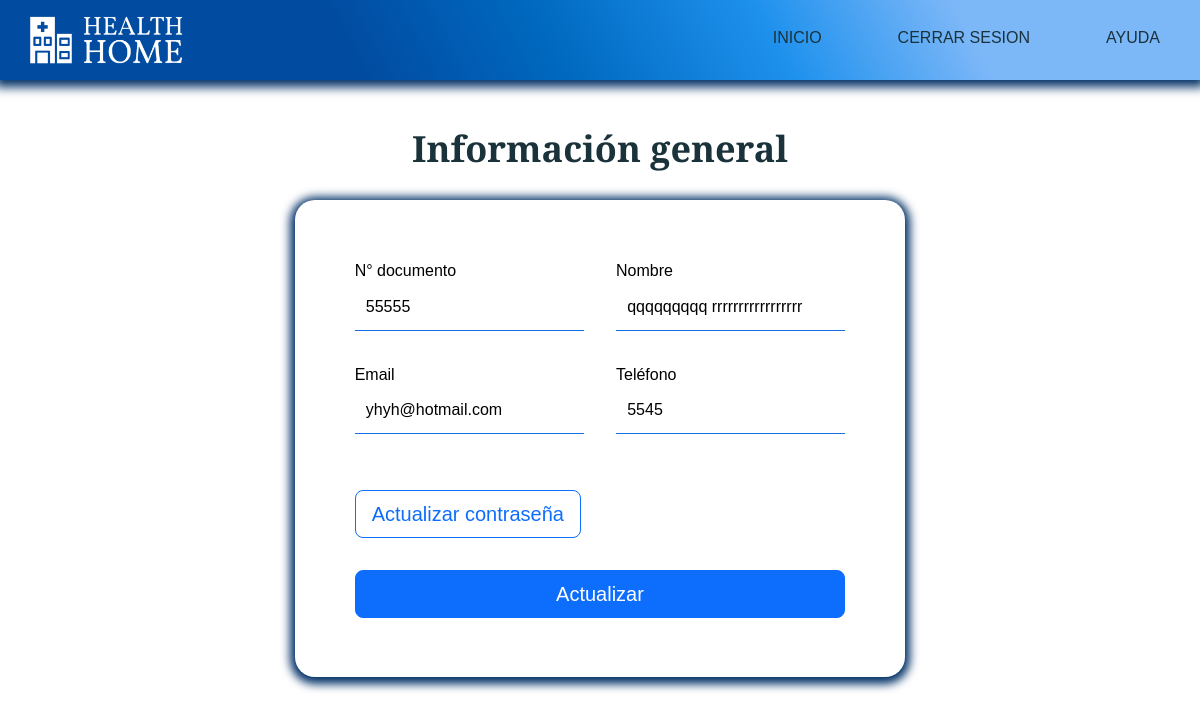
Screenshot of /index.php?c=Auxiliar&a=actualizar_aux (signed in) with the database file from the repository.
### tables this page shows
CREATE TABLE `auxiliar` (
  `id_auxiliar` int(20) NOT NULL,
  `id_tipo_doc` varchar(5) NOT NULL,
  `num_doc_aux` varchar(20) NOT NULL,
  `nombres_aux` varchar(40) NOT NULL,
  `apellidos_aux` varchar(40) NOT NULL,
  `tel_aux` bigint(10) NOT NULL,
  `correo_aux` varchar(30) NOT NULL,
  `estado_aux` tinyint(1) NOT NULL,
  `pass_aux` varchar(220) NOT NULL,
  `create_aux` datetime NOT NULL DEFAULT current_timestamp()
);

### config/database.php (called while the page is built)
<?php
	class Conectar {
		public static function conexion(){
			$conexion = mysqli_connect("localhost", "root", "", "clinica_health_home");
			return $conexion;
		}
	}
?>

### models/AuxiliarModel.php (called while the page is built, shortened)
<?php
	class Auxiliar_model {
		private $db;
		public function __construct(){
			$this->db = Conectar::conexion();
		}
		public function get_aux($id_aux){
			$sql = "SELECT * FROM auxiliar WHERE id_auxiliar=$id_aux LIMIT 1";
			$resultado = $this->db->query($sql);
			$row = $resultado->fetch_assoc();
			return $row;
		}
	}
?>

### views/auxiliar_admin/update_info_aux/update_aux.php (the view, shortened to what this page needs)
<!DOCTYPE html>
<html lang="es">
<head>
    <link href="https://cdn.jsdelivr.net/npm/bootstrap@5.2.0-beta1/dist/css/bootstrap.min.css" rel="stylesheet">
    <link rel="stylesheet" href="assets/css/estilos.css">
</head>
<body>
    <header>
        <div class="container__menu">
            <div class="logo">
                <img src="assets/images/Logo2.png" alt="">
            </div>
            <div class="menu">
                <nav id="nav">
                    <ul>
                        <li><a href="index.php?c=Auxiliar&a=index" >Inicio</a></li>
                        <li><a href="index.php?c=Auxiliar&a=cerrarsesion">Cerrar sesion</a></li>
                        <li><a href="index.php?c=Administrador&a=ayuda" >ayuda</a></li>
                    </ul>
                </nav>
            </div>
        </div>
    </header>
    <main>
        <div class="container__cover">
            <div class="cover">
                <div class="caja3">
                    <h1 class="titulo1">Información general</h1>
                    <div class="contact-wrapper animated bounceInUp">
                        <div class="contact-form">
                            <form action="index.php?c=Auxiliar&a=modificar_aux" method="POST">
                                <p>
                                    <label>N° documento</label>
                                    <input type="number" name="num_doc" value="<?php echo $data["auxiliar"]["num_doc_aux"];?>" disabled>
                                </p>
                                <p>
                                    <label>Nombre</label>
                                    <input type="text" name="fullnombre" value="<?php echo $data["auxiliar"]["nombres_aux"]." ".$data["auxiliar"]["apellidos_aux"]?>" disabled>
                                </p>
                                <p>
                                    <label>Email</label>
                                    <input type="email" name="correo_aux" id="correo_aux" value="<?php echo $data["auxiliar"]["correo_aux"]?>" required>
                                </p>
                                <p>
                                    <label>Teléfono</label>
                                    <input type="number" name="tel_aux" id="tel_aux" value="<?php echo $data["auxiliar"]["tel_aux"];?>" required>
                                </p>
                                <p>
                                    <label><br></label>
                                    <a href="index.php?c=Auxiliar&a=actualizar_pass" class="btn btn-outline-primary btn-lg btn-block">Actualizar contraseña</a>
                                </p>
                                <p class="block d-grid gap-2">
                                <button class="btn btn-primary btn-lg btn-block" name="registrar" id="registrar" type="submit">Actualizar</button>
                                </p>
                            </form>
                        </div>
                    </div>
                </div>
            </div>
        </div>
    </main>
</body>
</html>

### assets/css/estilos.css (style rules this page uses)
* { margin: 0; padding: 0; box-sizing: border-box; }
html { height: 100%; }
body { font-family: 'Montserrat', sans-serif; min-height: 100%; }
header { box-shadow: 0px 2px 10px 5px rgb(1, 48, 102); width: 100%; height: 80px; position: fixed; z-index: 1; padding: 40px; background: linear-gradient(62deg, rgba(1, 75, 160, 1) 29%, rgba(0, 105, 192, 1) 46%, rgba(30, 145, 237, 1) 64%, rgba(124, 183, 248, 1) 80%); }
.container__menu { max-width: 1200px; height: 100%; margin: auto; display: flex; justify-content: space-between; }
.logo { height: 100%; display: flex; align-items: center; }
.logo img { width: 170px; }
.menu { display: flex; align-items: center; margin-top: 11px; }
.menu ul { display: flex; }
.menu ul li { list-style: none; margin-left: 36px; }
.menu ul li a { font-family: 'Merriweather Sans', sans-serif; text-decoration: none; font-size: 16px; color: #1A323A; text-transform: uppercase; }
header nav ul li { padding: 10px 20px; -webkit-transition: all 500ms ease; -o-transition: all 500ms ease; transition: all 500ms ease; }
.container__cover { width: 100%; background-image: white; background-position: right; background-repeat: no-repeat; padding: 21px; }
.cover { max-width: 1200px; height: 100%; margin: auto; display: flex; align-items: center; justify-content: space-between; }
.container__cover .caja3 { max-width: 100%; justify-content: center; margin-left: auto; margin-right: auto; align-content: center; align-items: center; margin-top: 106px; }
.container__cover .caja3 h1 { font-family: 'Merriweather Sans', sans-serif; font-size: 36px; font-weight: 600; text-align: center; color: #1A323A; margin-left: auto; margin-right: auto; }
@media screen and (max-width: 1700px) { .container__cover { background-position: 50%; } }
@media screen and (max-width:1200px) { header { padding: 20px; } }
@media screen and (max-width:1200px) { .container__cover { background-position: -100px; } }
.contact-wrapper { box-shadow: 0 0 20px 0 rgba(255, 255, 255, .3); margin-top: 30px; }
.contact-form form p { margin: 0; padding: 1em; }
.contact-wrapper>* { padding: 1em; }
.contact-form { background: white; box-shadow: 0px 2px 10px 5px rgb(1, 48, 102); border-radius: 20px; }
.contact-form form { display: grid; grid-template-columns: 1fr 1fr; }
.contact-form form label { display: block; }
.contact-form form .block { grid-column: 1 / 3; align-items: center; }
.contact-form form { width: 100%; padding: .7em; border: none; background: none; outline: 0; color: rgb(0, 0, 0); }
.contact-form form input, .contact-form form textarea { width: 100%; padding: .7em; border: none; background: none; outline: 0; color: rgb(0, 0, 0); border-bottom: 1px solid #156fe4; }
@media (min-width: 700px) { .contact-form form p { margin: 0; padding: 1em; } }
@media (min-width: 700px) { .contact-wrapper { display: grid; margin-top: 30px; } }
@media (min-width: 700px) { .contact-wrapper>* { padding: 2em; } }

### rows the page displays
auxiliar: num_doc "55555", fullnombre "qqqqqqqqq rrrrrrrrrrrrrrrrr", correo_aux "yhyh@hotmail.com", tel_aux "5545"
